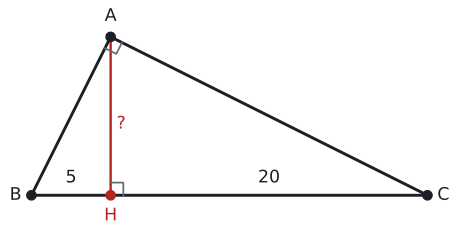

The script that drew this image:
import sys; sys.path.insert(0, "tools")
from cizim import *

# Kendini dene 1: |BH| = 5, |HC| = 20, |AH| = 10.
# A'da dik açı, [AH] ⊥ [BC]. p = |BH|, k = |HC|; A noktası (p, √(p·k)) olur, böylece AB ⊥ AC kendiliğinden sağlanır.
p, k = 5, 20
E = {'h': '?', 'p': '5', 'k': '20'}          # kenar etiketleri (None: yazma)
DOLGU, RENKLI_KENAR, EK = False, False, []

B = np.array([0.0, 0.0]); H = np.array([p, 0.0]); C = np.array([p + k, 0.0]); A = np.array([p, np.sqrt(p * k)])
uz = lambda P, Q: float(np.linalg.norm(P - Q))
u, v = B - A, C - A
print("AB", round(uz(A, B), 4), "AC", round(uz(A, C), 4), "AH", round(uz(A, H), 4), "BC", round(uz(B, C), 4),
      "A açısı", round(float(np.degrees(np.arccos(np.dot(u, v) / uz(A, B) / uz(A, C)))), 4))

s = (p + k) / 10
G = (A + B + C) / 3
def kenar(P, Q, metin, renk=YAZI, d=0.42):
    M = (P + Q) / 2; t = (Q - P) / uz(P, Q); n = np.array([-t[1], t[0]])
    if np.dot(n, M - G) < 0: n = -n
    ax.text(*(M + d * s * n), metin, ha="center", va="center", color=renk, fontsize=13)
def dik(K, P, Q, r=0.32):
    a_ = (P - K) / uz(P, K) * r * s; b_ = (Q - K) / uz(Q, K) * r * s
    ax.plot(*zip(K + a_, K + a_ + b_, K + b_), color=SOLUK, lw=1.3)

x0, x1 = -0.6 * s, p + k + 0.6 * s
y0, y1 = (-1.9 if E.get("a") else -1.0) * s, A[1] + 0.6 * s
fig, ax = sekil(6, max(2.2, 6 * (y1 - y0) / (x1 - x0)))
ax.set_aspect("equal"); ax.axis("off")
if DOLGU:
    ax.add_patch(patches.Polygon([A, B, H], closed=True, facecolor=YESIL_ACIK, edgecolor="none"))
    ax.add_patch(patches.Polygon([A, H, C], closed=True, facecolor=SARI_ACIK, edgecolor="none"))
rc, rb = (MAVI, YESIL) if RENKLI_KENAR else (YAZI, YAZI)
ax.plot(*zip(A, B), color=rc); ax.plot(*zip(B, H), color=rc)
ax.plot(*zip(A, C), color=rb); ax.plot(*zip(H, C), color=rb)
ax.plot(*zip(A, H), color=KIRMIZI, lw=1.8)
dik(H, A, C); dik(A, B, C)
nokta(ax, *A, ""); nokta(ax, *B, ""); nokta(ax, *C, ""); nokta(ax, *H, "", renk=KIRMIZI)
ax.text(A[0], A[1] + 0.3 * s, "A", ha="center", va="bottom", fontsize=13)
ax.text(B[0] - 0.25 * s, 0, "B", ha="right", va="center", fontsize=13)
ax.text(C[0] + 0.25 * s, 0, "C", ha="left", va="center", fontsize=13)
ax.text(H[0], -0.3 * s, "H", ha="center", va="top", fontsize=13, color=KIRMIZI)
if E.get("c"): kenar(A, B, E["c"], rc)
if E.get("b"): kenar(A, C, E["b"], rb)
if E.get("h"):
    sag = k >= p
    ax.text(p + (0.15 if sag else -0.15) * s, A[1] * 0.45, E["h"], ha="left" if sag else "right", va="center", color=KIRMIZI, fontsize=13)
if E.get("p"): ax.text(p / 2, 0.22 * s, E["p"], ha="center", va="bottom", color=rc, fontsize=13)
if E.get("k"): ax.text(p + k / 2, 0.22 * s, E["k"], ha="center", va="bottom", color=rb, fontsize=13)
if E.get("a"):
    ax.annotate("", xy=(p + k, -1.05 * s), xytext=(0, -1.05 * s), arrowprops=dict(arrowstyle="<->", color=SOLUK, lw=1.2))
    for x in (0, p + k): ax.plot([x, x], [-0.85 * s, -1.25 * s], color=SOLUK, lw=1)
    ax.text((p + k) / 2, -1.25 * s, E["a"], ha="center", va="top", fontsize=13)
for (fx, fy, metin, renk) in EK:
    ax.text(fx, fy, metin, ha="center", va="center", color=eval(renk), fontsize=12)
ax.set_xlim(x0, x1); ax.set_ylim(y0, y1)
kaydet(fig, __file__)
